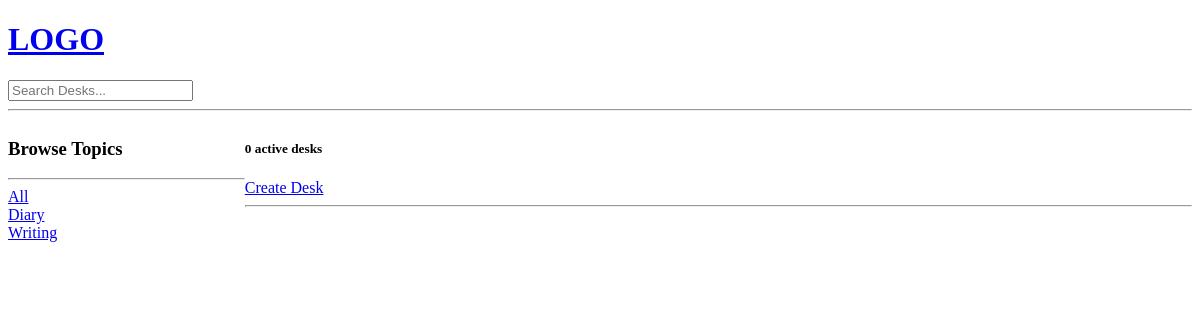
The app's page /?q=Thoughts, older data.
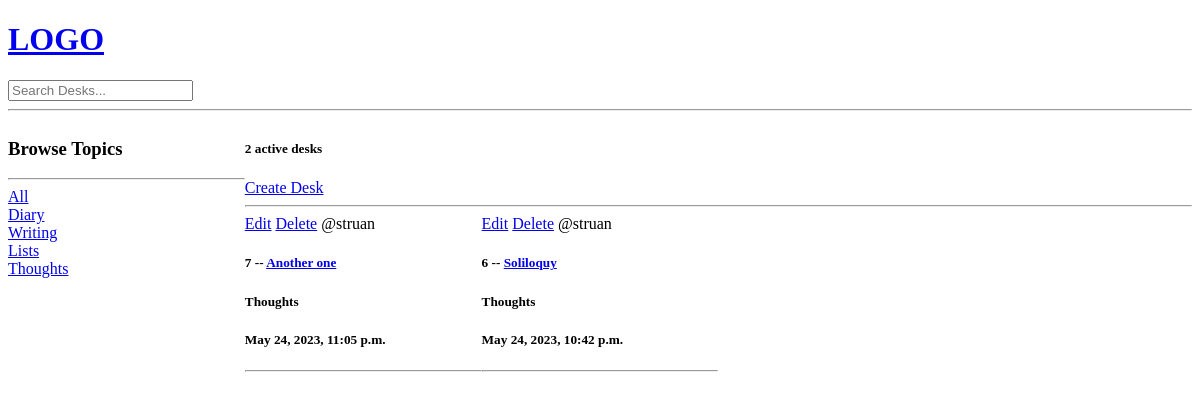
The same page, newer data.
### base/models.py (models this page shows, shortened)
class Topic(models.Model):
	name = models.CharField(max_length=200)
	def __str__(self):
		return self.name

class Desk(models.Model):
	host = models.ForeignKey(User, on_delete=models.SET_NULL, null=True)
	topic = models.ForeignKey(Topic, on_delete=models.SET_NULL, null=True)
	name = models.CharField(max_length=200)
	description = models.TextField(null=True, blank=True)
	updated = models.DateTimeField(auto_now=True)
	created = models.DateTimeField(auto_now_add=True)
	class Meta:
		ordering = ['-updated', '-created']

### base/views.py (the view)
# urls.py: path('', views.home, name="home"),
def home(request):
    q = request.GET.get('q') if request.GET.get('q') != None else ''
    desks = Desk.objects.filter(
        Q(topic__name__icontains=q) |
        Q(name__icontains=q) |
        Q(description__icontains=q)
    )
    topics = Topic.objects.all()
    desk_count = desks.count()
    context = {'desks':desks, 'topics':topics, 'desk_count':desk_count}
    return render(request, 'base/home.html', context)

### base/templates/base/home.html (shortened to what this page needs)
{% extends 'main.html' %}
{% block content %}
<div class="home-container">
	<div>
		<h3>Browse Topics</h3>
		<hr>
		<div>
			<a href="{% url 'home' %}">All</a>
		</div>
		{% for topic in topics %}
			<div>
				<a href="{% url 'home' %}?q={{topic.name}}">{{topic.name}}</a>
			</div>
		{% endfor %}
	</div>
	<div>
		<h5>{{desk_count}} active desks</h5>
		<a href="{% url 'create-desk' %}">Create Desk</a>
		<hr>
		<div class="desk-container">
			{% for desk in desks %}
				<div>
					<a href="{% url 'update-desk' desk.id %}">Edit</a>
					<a href="{% url 'delete-desk' desk.id %}">Delete</a>
					<span>@{{desk.host.username}}</span>
					<h5>{{desk.id}} -- <a href="{% url 'desk' desk.id %}">{{desk.name}}</a></h5>
					<h5>{{desk.topic}}</h5>
					<h5>{{desk.created}}</h5>
					<hr>
				</div>
			{% endfor %}
		</div>
	</div>
</div>
{% endblock content %}

Row changes from the older to the newer data that the page shows:
added Topic: name "Lists"
added Topic: name "Thoughts"
added Desk: host.username "struan", id "7", name "Another one", topic "Thoughts", created "May 24, 2023, 11:05 p.m."
added Desk: host.username "struan", id "6", name "Soliloquy", topic "Thoughts", created "May 24, 2023, 10:42 p.m."
Text that changed along with them:
{{ desk_count }}: "0" → "2"
